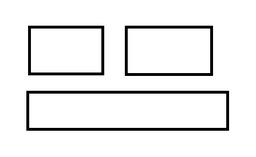
#> input picture squares.jpg, 256 x 157 px, shrunk from 447 x 275 before the run
$ python cornerHarris.py
#> lines starting #> are read from the running program, lines starting #| are printed output that depends on the picture; after the words box and inside, x2 and y2 are one past the last pixel; in counts of white or black regions, pixels touching at a corner belong together
#> further down, image is the input picture: shape (157, 256, 3); min 0, max 255, mean 237.1
import numpy as np
from PIL import Image


def get_grayscale(img):
    gray_img = np.zeros((img.shape[0], img.shape[1]))
    for y in range(img.shape[0]):
        for x in range(img.shape[1]):
            gray_img[y][x] = img[y][x].mean()
    return gray_img


def add_padding(img, padding_size):
#> called with padding_size = 1
    shape = list(img.shape)
#> shape = [157, 256]
    shape[0] += padding_size * 2
    shape[1] += padding_size * 2
    pixel_padding = np.zeros(shape)
    pixel_padding[padding_size:-padding_size, padding_size:-padding_size] = img
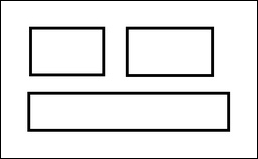
#> pixel_padding: shape (159, 258) float64; min 0, max 255, mean 232.3
    return pixel_padding


def get_derivative(img):
    padding_img = add_padding(img, 1)
    derivative = np.zeros((img.shape[0], img.shape[1], 2))

    for y in range(1, padding_img.shape[0] - 1):
        for x in range(1, padding_img.shape[1] - 1):
            derivative[y - 1][x - 1] = [padding_img[y + 1][x + 0] - padding_img[y - 1][x + 0],
                                        padding_img[y + 0][x + 1] - padding_img[y + 0][x - 1]]
    return derivative


def window_slice(img, location, neighbor_distance):
    padding_img = add_padding(img, neighbor_distance)

    window = padding_img[location[0]: location[0] + 2 * neighbor_distance + 1,
                         location[1]: location[1] + 2 * neighbor_distance + 1]
    return window


def corner_Harris(img, neighbor_distance=1, threshold=1000):
    corner_location = []

    grayscale_image = get_grayscale(img)
    yx_derivative_image = get_derivative(grayscale_image)

    for y in range(grayscale_image.shape[0]):
        for x in range(grayscale_image.shape[1]):
            window_yx_derivative = window_slice(yx_derivative_image, [y, x], neighbor_distance)
            vector_dy_dx = window_yx_derivative.reshape((2 * neighbor_distance + 1) ** 2, 2)
            structure_tensor = sum([np.array([[ix * ix, ix * iy],
                                              [iy * ix, iy * iy]]) for iy, ix in vector_dy_dx])

            if min(np.linalg.eigvals(structure_tensor)) > threshold:
                corner_location.append([y, x])

    return corner_location


if __name__ == '__main__':
    img_name = 'squares.jpg'
    image = np.array(Image.open(img_name))

    corner_result = corner_Harris(image, neighbor_distance=1, threshold=1000)
    corner_image = np.zeros((image.shape[0], image.shape[1]))

    for corner_y, corner_x in corner_result:
        corner_image[corner_y][corner_x] = 255
#> this loop made 338 passes
#> (corner_y, corner_x) on passes 1 to 3: (0, 0), (0, 1), (0, 254)
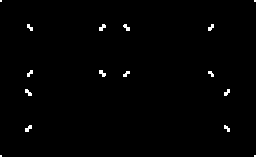
#> corner_image: shape (157, 256) float64; 0.84% white; 16 white regions (4 under 20 px), largest, box (x1, y1, x2, y2) and area: (99, 24, 106, 31) 30, (99, 70, 106, 77) 30, (25, 125, 32, 132) 30

    Image.fromarray(corner_image).show()

$ run again, with CheckerBoard.jpg copied over squares.jpg
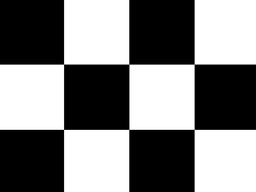
#> input picture CheckerBoard.jpg, 256 x 192 px, shrunk from 1038 x 778 before the run
#> image is the input picture: shape (192, 256, 3); min 0, max 255, mean 127
#> in add_padding, `pixel_padding[padding_size:-padding_size, padding_size:-padding_size] ..`:
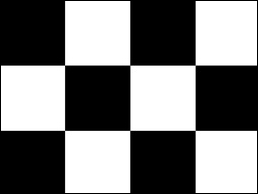
#> pixel_padding: shape (194, 258) float64; min 0, max 255, mean 124.7
#> the loop `for corner_y, corner_x in corner_result:` made 236 passes
#> (corner_y, corner_x) on passes 1 to 3: (0, 63), (0, 64), (0, 65)
#> after the loop `for corner_y, corner_x in corner_result:`:
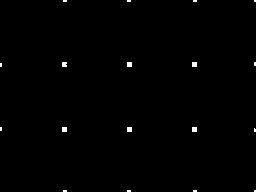
#> corner_image: shape (192, 256) float64; 0.48% white; 18 white regions (12 under 20 px), largest, box (x1, y1, x2, y2) and area: (127, 62, 132, 67) 25, (192, 62, 197, 67) 25, (62, 127, 67, 132) 25, (127, 127, 132, 132) 25, (192, 127, 197, 132) 25, (62, 62, 67, 67) 24

$ run again, with corner.jpg copied over squares.jpg
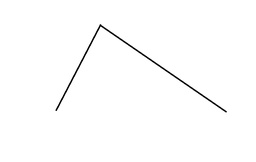
#> input picture corner.jpg, 256 x 162 px, shrunk from 867 x 549 before the run
#> image is the input picture: shape (162, 256, 3); min 0, max 255, mean 252.7
#> in add_padding, `pixel_padding[padding_size:-padding_size, padding_size:-padding_size] ..`:
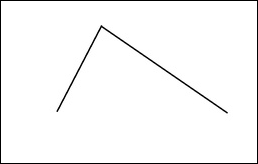
#> pixel_padding: shape (164, 258) float64; min 0, max 255, mean 247.6
#> the loop `for corner_y, corner_x in corner_result:` made 1315 passes
#> (corner_y, corner_x) on passes 1 to 3: (0, 0), (0, 1), (0, 254)
#> after the loop `for corner_y, corner_x in corner_result:`:
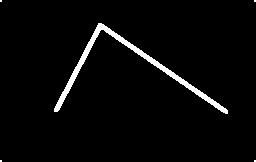
#> corner_image: shape (162, 256) float64; 3.2% white; 5 white regions (4 under 20 px), largest, box (x1, y1, x2, y2) and area: (54, 23, 228, 114) 1299
